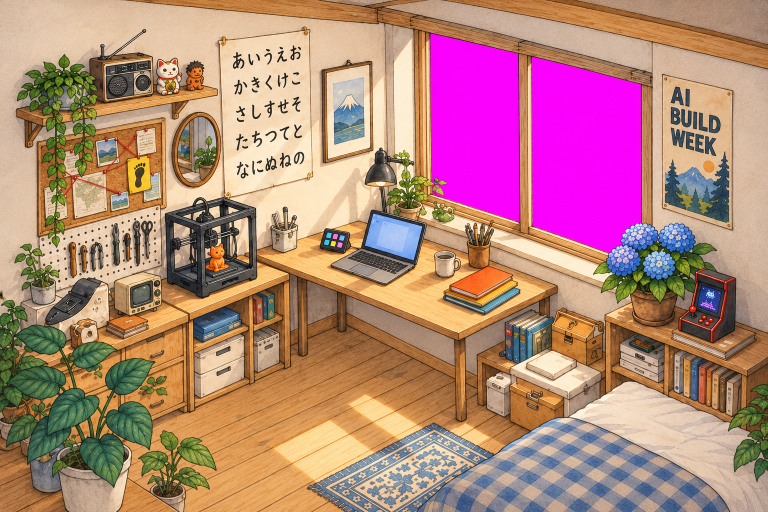
#> input picture components/room/tools/art/plate-b.png, 1536 x 1024 px (shown at 1/2 size); the run also reads 1 picture not shown here
$ python build.py
#> lines starting #> are read from the running program, lines starting #| are printed output that depends on the picture; after the words box and inside, x2 and y2 are one past the last pixel; in counts of white or black regions, pixels touching at a corner belong together
### components/room/tools/cut.py
"""Cut the painted plate into layers.

Object masks: inside each object's box, pixels that can be reached from the box edge without
crossing an ink line are background; everything enclosed is the object. Ink lines come from a
luminance + gradient edge map, closed by a small dilation so watercolor gaps don't leak.
"""
import json
import os
import sys
from pathlib import Path

import numpy as np
from PIL import Image, ImageFilter
from scipy import ndimage as ndi

# Source PNGs (plate-b.png, view.png, trains.png, peter-sheet.png, props.png) are in art/.
HERE = Path(os.environ.get("ROOM_ART", Path(__file__).parent / "art"))
WORK = HERE / "work"
WORK.mkdir(exist_ok=True)


def lum(a):
    return 0.299 * a[..., 0] + 0.587 * a[..., 1] + 0.114 * a[..., 2]


def edge_map(rgb, dark=105, grad=38, grow=1):
    L = lum(rgb.astype(np.float32))
    gx = ndi.sobel(L, axis=1)
    gy = ndi.sobel(L, axis=0)
    g = np.hypot(gx, gy) / 4
    e = (L < dark) | (g > grad)
    if grow:
        e = ndi.binary_dilation(e, iterations=grow)
    return e


def object_mask(rgb, box, dark=105, grad=38, grow=1, close=2, keep="largest", min_area=60, clip=None):
    x0, y0, x1, y1 = box
    sub = rgb[y0:y1, x0:x1]
    e = edge_map(sub, dark, grad, grow)
    free = ~e
    lab, n = ndi.label(free)
    border = set(np.unique(np.concatenate([lab[0], lab[-1], lab[:, 0], lab[:, -1]])))
    border.discard(0)
    bg = np.isin(lab, list(border))
    m = ~bg
    m = ndi.binary_fill_holes(m)
    # drop thin lines touching the border (other objects' outlines)
    m = ndi.binary_opening(m, iterations=2)
    if close:
        m = ndi.binary_closing(m, iterations=close)
        m = ndi.binary_fill_holes(m)
    lab2, n2 = ndi.label(m)
    if n2:
        sizes = ndi.sum(m, lab2, range(1, n2 + 1))
        if keep == "largest":
            m = lab2 == (1 + int(np.argmax(sizes)))
        else:
            m = np.isin(lab2, [i + 1 for i, s in enumerate(sizes) if s >= min_area])
    if clip is not None:
        m &= clip[y0:y1, x0:x1]
    full = np.zeros(rgb.shape[:2], bool)
    full[y0:y1, x0:x1] = m
    return full


def soft(mask, feather=0.8):
    a = Image.fromarray((mask * 255).astype(np.uint8))
    if feather:
        a = a.filter(ImageFilter.GaussianBlur(feather))
    return np.asarray(a)


def magenta_alpha(rgb, lo=40, hi=150):
    a = rgb.astype(np.float32)
    m = np.minimum(a[..., 0], a[..., 2]) - a[..., 1]
    alpha = 1 - np.clip((m - lo) / (hi - lo), 0, 1)
    # despill: pull magenta out of the edge pixels
    spill = np.clip(m, 0, None)[..., None] * (1 - alpha[..., None]) * 0.9
    out = a.copy()
    out[..., 0] -= spill[..., 0]
    out[..., 2] -= spill[..., 0]
    edge = (alpha > 0) & (alpha < 1)
    out[..., 0] = np.where(edge, np.minimum(out[..., 0], a[..., 1] + 40), out[..., 0])
    out[..., 2] = np.where(edge, np.minimum(out[..., 2], a[..., 1] + 40), out[..., 2])
    return np.clip(out, 0, 255).astype(np.uint8), (alpha * 255).astype(np.uint8)


def inpaint(rgb, mask, rounds=40):
    """Fill mask with a diffused version of the surroundings (good enough under a lifted object)."""
    out = rgb.astype(np.float32).copy()
    known = ~mask
    # nearest known pixel first
    idx = ndi.distance_transform_edt(~known, return_distances=False, return_indices=True)
    out = out[idx[0], idx[1]]
    for _ in range(rounds):
        blurred = np.stack([ndi.uniform_filter(out[..., c], 9) for c in range(3)], -1)
        out = np.where(mask[..., None], blurred, out)
    return out.astype(np.uint8)


def checker(w, h, s=12):
    y, x = np.mgrid[0:h, 0:w]
    c = (((x // s) + (y // s)) % 2) * 40 + 190
    return np.stack([c, c * 0 + 120 + (c - 190), c], -1).astype(np.uint8)


def preview(rgb, alpha, path):
    h, w = alpha.shape
    bg = checker(w, h)
    a = alpha[..., None] / 255
    Image.fromarray((rgb * a + bg * (1 - a)).astype(np.uint8)).save(path)


# [2 lines that do not run on import are left out]

### components/room/tools/build.py
"""Build the Pocket Room layers into public/lab/room and write components/room/scene/layers.ts."""
import json
import os
import sys
from pathlib import Path

import numpy as np
from PIL import Image, ImageDraw
from scipy import ndimage as ndi

from cut import inpaint, magenta_alpha, object_mask, preview, soft
from fixes import apply_fixes

# Source PNGs (plate-b.png, view.png, trains.png, peter-sheet.png, props.png) are in art/;
# repairs painted over them (art/fixes/) are applied by fixes.py before keying.
HERE = Path(os.environ.get("ROOM_ART", Path(__file__).parent / "art"))
REPO = Path(__file__).resolve().parents[3]
OUT = REPO / "public/lab/room"
OUT.mkdir(parents=True, exist_ok=True)
WORK = HERE / "work"
WORK.mkdir(parents=True, exist_ok=True)

CROP_X = 104
W, H = 1365, 1024

plate_src = np.asarray(Image.open(HERE / "plate-b.png").convert("RGB"))[:, CROP_X:CROP_X + W].copy()
rgb = plate_src.copy()


def poly_mask(points, shape=(H, W)):
#> called with shape = (1024, 1365)
    im = Image.new("L", (shape[1], shape[0]), 0)
#> im: PIL image 1365x1024 L; every value is 0
    ImageDraw.Draw(im).polygon(points, fill=255)
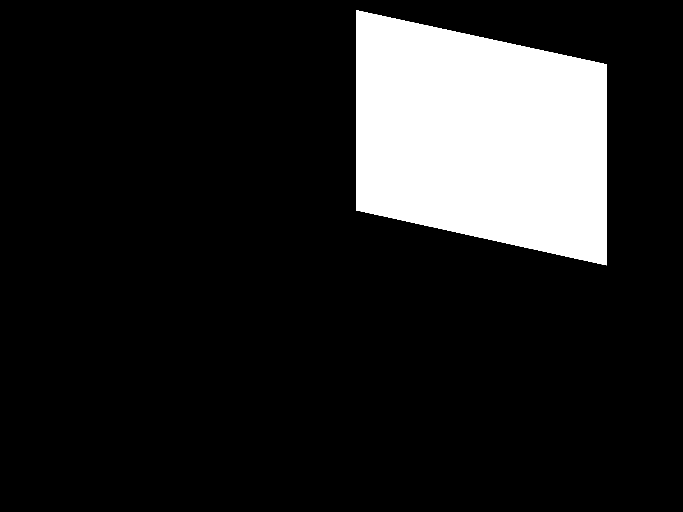
#> im: PIL image 1365x1024 L (shown at 1/2 size); 14.4% white; 1 white region, box (x1, y1, x2, y2) and area: (712, 20, 1213, 531) 201011
    return np.asarray(im) > 0


def save_webp(arr_rgba, path, q=84):
    Image.fromarray(arr_rgba).save(path, "WEBP", quality=q, method=6, alpha_quality=90)


manifest = {"plate": {"w": W, "h": H}, "objects": {}, "sprites": {}}

# --- window glass -------------------------------------------------------------------------
window_poly = [(712, 20), (1212, 128), (1212, 530), (712, 420)]
win_region = poly_mask(window_poly)
_, glass_alpha = magenta_alpha(plate_src)
#> in magenta_alpha, `edge = (alpha > 0) & (alpha < 1)`: edge: shape (1024, 1365) bool; 0.15% white in thin lines or dots, all inside (x1, y1, x2, y2) = (561, 67, 1326, 620)
glass = (glass_alpha < 128) & win_region
#> glass: shape (1024, 1365) bool; 9.3% white; 3 white regions (1 under 20 px), largest, box (x1, y1, x2, y2) and area: (959, 114, 1179, 506) 73188, (756, 67, 935, 443) 57306
glass_alpha_full = np.where(win_region, glass_alpha, 255).astype(np.uint8)
gy, gx = np.where(glass)
glass_box = [int(gx.min()), int(gy.min()), int(gx.max() + 1), int(gy.max() + 1)]
#> glass_box = [756, 67, 1179, 506]
manifest["glass"] = glass_box
keyed_rgb, _ = magenta_alpha(plate_src)
rgb = np.where(win_region[..., None], keyed_rgb, plate_src)

# --- objects cut from the plate -------------------------------------------------------------
# id: (box, options)
OBJECTS = {
    "radio": ((66, 50, 210, 208), {}),
    "clay": ((258, 112, 310, 186), {}),
    "mirror": ((232, 216, 346, 380), {"clip": [(232, 216), (334, 216), (334, 380), (232, 380)]}),
    "kana": ((330, 42, 530, 400), {"clip": [(334, 42), (530, 42), (530, 400), (334, 400)]}),
    "printer": ((216, 386, 418, 600), {"clip": [(216, 386), (418, 386), (418, 560), (400, 600), (216, 600)]}),
    "tv": ((116, 538, 226, 634), {}),
    "deck": ((528, 448, 606, 514), {}),
    "arcade": ((1243, 530, 1357, 694), {"clip": [(1252, 530), (1357, 530), (1357, 694), (1252, 694)]}),
    "hydrangea": ((1075, 436, 1340, 660), {"minus": ["arcade"], "noglass": True}),
    "aiposter": ((1212, 140, 1364, 425), {}),
    "cork": ((10, 226, 234, 446), {}),
    "books": ((896, 606, 1012, 732), {}),
    "plant": ((0, 640, 215, 1024), {"keep": "all"}),
}
masks = {}
for oid, (box, opt) in OBJECTS.items():
    clip = poly_mask(opt["clip"]) if "clip" in opt else None
    m = object_mask(plate_src, box, clip=clip, keep=opt.get("keep", "largest"))
    for other in opt.get("minus", []):
        m &= ~ndi.binary_dilation(masks[other], iterations=1)
    if opt.get("noglass"):
        m &= ~glass
    masks[oid] = m
#> this loop made 13 passes
#> (n in object_mask, n2 in object_mask, sizes in object_mask) on passes 1 to 12: (38, 1, [14123]), (27, 2, [2442, 12]), (120, 2, [465, 13819]), (32, 1, [58523]), (79, 6, [423, 34784, 49, 365, 38, 43]), (33, 3, [100, 9, 8467]), (23, 1, [3519]), (58, 1, [16900]), (301, 4, [48932, 278, 64, 77]), (44, 1, [37246]), (249, 6, [42866, 55, 51, 278, 43, 15]), (76, 5, [29, 127, 10882, 19, 31])
#> pass 1, in edge_map, `gy = ndi.sobel(L, axis=0)`:
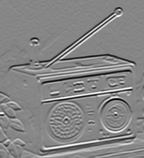
#> gy: shape (158, 144) float32; min -866.6, max 777.4, mean -3.1; drawn with min black and max white
#> after the loop:
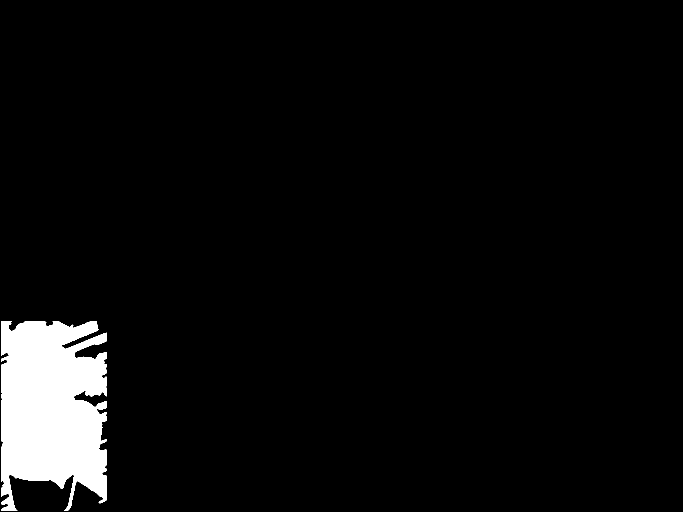
#> m: shape (1024, 1365) bool (shown at 1/2 size); 4.6% white; 1 white region, box (x1, y1, x2, y2) and area: (2, 642, 213, 1022) 64532
#> after the loop, masks = 13 items

# window frame: enclosed by its ink outline, minus what stands in front of it
wm = (object_mask(plate_src, (700, 12, 1222, 540), keep="largest") | glass) & poly_mask([(712, 22), (1210, 130), (1210, 524), (760, 424), (712, 420)])
#> in edge_map (call 14), `e = (L < dark) | (g > grad)`: e: shape (528, 522) bool; 62.3% white; 1778 black regions (1605 under 20 px), largest, box (x1, y1, x2, y2) and area: (0, 0, 499, 132) 21436, (163, 0, 522, 74) 9413, (17, 25, 496, 155) 7838
#> in edge_map (call 14), `e = ndi.binary_dilation(e, iterations=grow)`: e: shape (528, 522) bool; 72.2% white; 396 black regions (307 under 20 px), largest, box (x1, y1, x2, y2) and area: (0, 0, 498, 130) 20529, (168, 0, 522, 73) 8674, (503, 75, 522, 450) 5885
#> in object_mask (call 14), `lab, n = ndi.label(free)`:
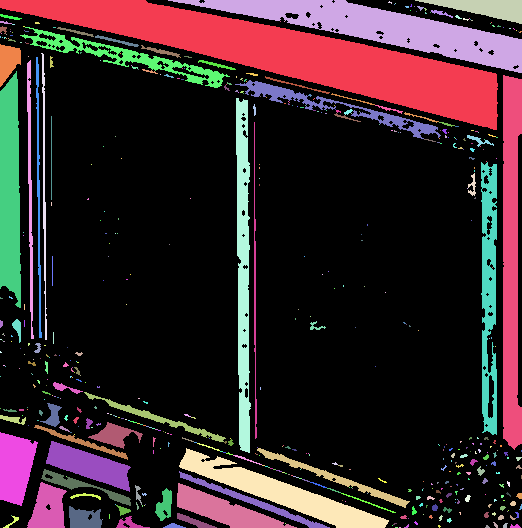
#> lab: shape (528, 522) int32; 539 distinct labels, from 0 to 538; one colour per label, 0 black
#> in object_mask (call 14), `lab, n = ndi.label(free)`: n = 538
#> in object_mask (call 14), `border = set(np.unique(np.concatenate([lab[0], lab[-1], lab[:, 0], lab..`: border = 43 items
#> in object_mask (call 14), `bg = np.isin(lab, list(border))`: bg: shape (528, 522) bool; 19.3% white; 42 white regions (20 under 20 px), largest, box (x1, y1, x2, y2) and area: (0, 0, 498, 130) 20529, (168, 0, 522, 73) 8672, (503, 75, 522, 450) 5885
#> in object_mask (call 14), `m = ndi.binary_opening(m, iterations=2)`: m: shape (528, 522) bool; 79.8% white; 38 black regions (16 under 20 px), largest, box (x1, y1, x2, y2) and area: (0, 0, 498, 130) 20565, (168, 0, 522, 75) 8920, (503, 75, 522, 450) 6959
#> in object_mask (call 14), `m = ndi.binary_closing(m, iterations=close)`: m: shape (528, 522) bool; 79.6% white; 2 black regions, box (x1, y1, x2, y2) and area: (0, 0, 522, 528) 56216, (15, 301, 21, 307) 21
#> in object_mask (call 14), `m = ndi.binary_fill_holes(m)`: m: shape (528, 522) bool; 79.6% white; 1 black region, box (x1, y1, x2, y2) and area: (0, 0, 522, 528) 56115
#> in object_mask (call 14), `lab2, n2 = ndi.label(m)`:
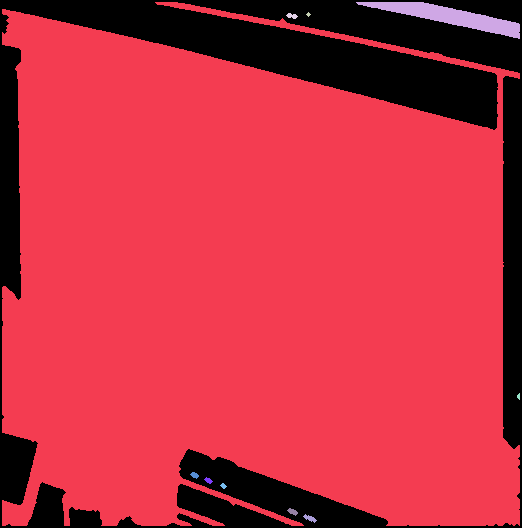
#> lab2: shape (528, 522) int32; 11 distinct labels, from 0 to 10; one colour per label, 0 black
#> in object_mask (call 14), `lab2, n2 = ndi.label(m)`: n2 = 10
#> in object_mask (call 14), `sizes = ndi.sum(m, lab2, range(1, n2 + 1))`: sizes = [217093, 2136, 13, 44, 15, 38, 34, 24, 48, 56]
#> in object_mask (call 14), `m = lab2 == (1 + int(np.argmax(sizes)))`:
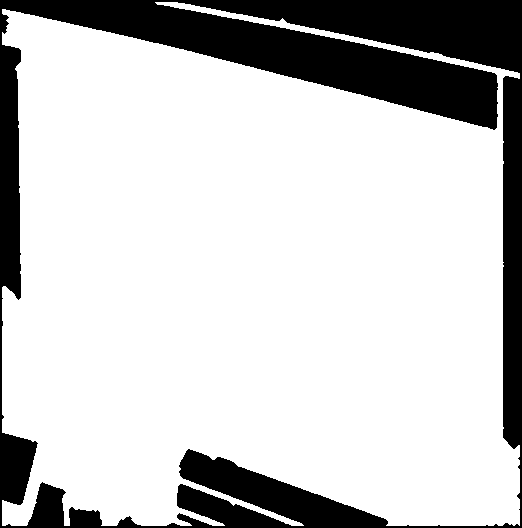
#> m: shape (528, 522) bool; 78.8% white; 1 black region, box (x1, y1, x2, y2) and area: (0, 0, 522, 528) 58523
#> in object_mask (call 14), `full[y0:y1, x0:x1] = m`: full: shape (1024, 1365) bool; 15.5% white; 1 white region, box (x1, y1, x2, y2) and area: (702, 14, 1220, 538) 217093
#> in poly_mask (call 6), `ImageDraw.Draw(im).polygon(points, fill=255)`: im: PIL image 1365x1024 L; 14% white; 1 white region, box (x1, y1, x2, y2) and area: (712, 22, 1211, 525) 196183
#> wm: shape (1024, 1365) bool; 13.5% white; 1 white region, box (x1, y1, x2, y2) and area: (712, 23, 1211, 525) 189022
wm &= ~ndi.binary_dilation(masks["hydrangea"], iterations=1)
#> wm: shape (1024, 1365) bool; 13.2% white; 1 white region, box (x1, y1, x2, y2) and area: (712, 23, 1204, 504) 183808
masks["window"] = wm & ~glass
gm_alpha = np.where(ndi.binary_dilation(glass, iterations=2) & win_region, 255, 0).astype(np.uint8)
#> gm_alpha: shape (1024, 1365); 9.7% white; 2 white regions, box (x1, y1, x2, y2) and area: (957, 112, 1181, 508) 75359, (754, 65, 937, 445) 59546
gm = Image.merge("RGBA", [Image.new("L", (W, H), 0)] * 3 + [Image.fromarray(gm_alpha)]).crop(tuple(glass_box))
gm.save(OUT / "glass-mask.png", optimize=True)

# printed part inside the printer: its own layer so it can grow
part_box = (296, 478, 356, 552)
pm = np.zeros((H, W), bool)
sub = plate_src[part_box[1]:part_box[3], part_box[0]:part_box[2]].astype(int)
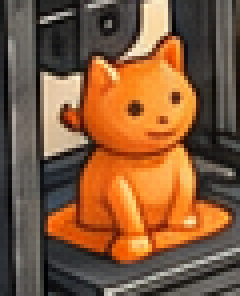
#> sub: shape (74, 60, 3) int64 (shown 4 times larger); mean R, G, B 129.9, 90.3, 59.7
orange = (sub[..., 0] > 150) & (sub[..., 0] - sub[..., 2] > 70)
orange = ndi.binary_closing(orange, iterations=2)
orange = ndi.binary_fill_holes(orange)
orange = ndi.binary_dilation(orange, iterations=1)
pm[part_box[1]:part_box[3], part_box[0]:part_box[2]] = orange
part_rgb = rgb.copy()
# the printer without its part: fill the part with the printer interior around it
rgb = inpaint(rgb, ndi.binary_dilation(pm, iterations=2), rounds=60)
ys, xs = np.where(pm)
#> ys = 1673 values from 479 to 544; xs = 1673 values, max 354 at index 1328, min 307 at index 1281, mean 330.1
x0, y0, x1, y1 = xs.min(), ys.min(), xs.max() + 1, ys.max() + 1
#> x0 = 307; y0 = 479; x1 = 355; y1 = 545
save_webp(np.dstack([part_rgb[y0:y1, x0:x1], soft(pm, 0.6)[y0:y1, x0:x1]]), OUT / "part.webp")
manifest["sprites"]["part"] = [int(x0), int(y0), int(x1 - x0), int(y1 - y0)]

holes = np.zeros((H, W), bool)
for oid, m in masks.items():
    ys, xs = np.where(m)
    x0, y0, x1, y1 = xs.min(), ys.min(), xs.max() + 1, ys.max() + 1
    a = soft(m, 0.7)[y0:y1, x0:x1]
    piece = np.dstack([rgb[y0:y1, x0:x1], a])
    if oid == "window":
        piece[..., 3] = np.minimum(piece[..., 3], glass_alpha_full[y0:y1, x0:x1])
    save_webp(piece, OUT / f"obj-{oid}.webp")
    preview(rgb[y0:y1, x0:x1], piece[..., 3], WORK / f"o-{oid}.png")
    manifest["objects"][oid] = [int(x0), int(y0), int(x1 - x0), int(y1 - y0)]
    if oid != "window":
        holes |= m
#> this loop made 14 passes
#> (oid, x0, y0, x1, y1, h in preview, w in preview) on passes 1 to 12: ('radio', 68, 56, 208, 206, 150, 140), ('clay', 260, 119, 308, 184, 65, 48), ('mirror', 236, 218, 335, 378, 160, 99), ('kana', 334, 51, 525, 398, 347, 191), ('printer', 218, 388, 416, 598, 210, 198), ('tv', 118, 540, 224, 632, 92, 106), ('deck', 530, 450, 604, 512, 62, 74), ('arcade', 1252, 532, 1355, 692, 160, 103), ('hydrangea', 1077, 438, 1332, 658, 220, 255), ('aiposter', 1217, 146, 1362, 423, 277, 145), ('cork', 12, 228, 232, 444, 216, 220), ('books', 898, 608, 1010, 730, 122, 112)
#> after the loop, manifest = 4 items

# the old notebook stack is replaced by three separate notebooks
stack = poly_mask([(772, 548), (850, 524), (944, 560), (944, 600), (870, 638), (772, 590)])
holes_for_plate = holes | pm

base = inpaint(rgb, ndi.binary_dilation(holes_for_plate, iterations=1))
# the printer interior where the part was: keep it dark like the bed
plate_rgba = np.dstack([base, glass_alpha_full])
save_webp(plate_rgba, OUT / "plate.webp", q=82)
small = Image.fromarray(plate_rgba).resize((800, 600), Image.LANCZOS)
small.save(OUT / "plate-800.webp", "WEBP", quality=80, method=6)

# --- view through the window ---------------------------------------------------------------
view = Image.open(HERE / "view.png").convert("RGB")
view.resize((1024, 683), Image.LANCZOS).save(OUT / "view.webp", "WEBP", quality=74, method=6)
manifest["view"] = {"w": 1536, "h": 1024, "track": 528}


# --- sprites on magenta ----------------------------------------------------------------------
def keyed(name):
#> (the run stopped early here; a loop or call above may not have finished)
